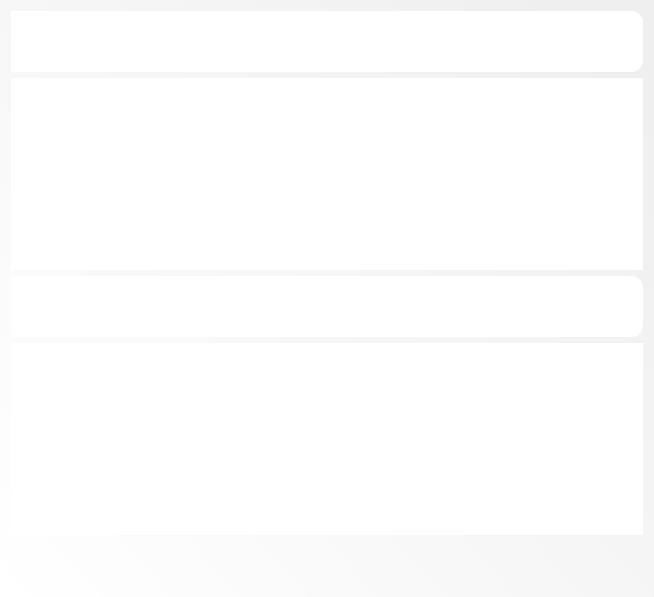
<?xml version="1.0" encoding="UTF-8"?>
<ui version="4.0">
 <class>main_screen</class>
 <widget class="QWidget" name="main_screen">
  <property name="geometry">
   <rect>
    <x>0</x>
    <y>0</y>
    <width>654</width>
    <height>597</height>
   </rect>
  </property>
  <property name="windowTitle">
   <string>Form</string>
  </property>
  <property name="styleSheet">
   <string notr="true">QWidget#main_screen{
	background-color: qlineargradient(spread:pad, x1:0, y1:1, x2:1, y2:0.176, stop:0 rgba(255, 255, 255, 255), stop:1 rgba(239, 239, 239, 255));

}</string>
  </property>
  <layout class="QGridLayout" name="gridLayout_2">
   <item row="2" column="0">
    <widget class="QWidget" name="panel1_2" native="true">
     <property name="sizePolicy">
      <sizepolicy hsizetype="Expanding" vsizetype="Fixed">
       <horstretch>0</horstretch>
       <verstretch>0</verstretch>
      </sizepolicy>
     </property>
     <property name="minimumSize">
      <size>
       <width>0</width>
       <height>61</height>
      </size>
     </property>
     <property name="maximumSize">
      <size>
       <width>16777215</width>
       <height>61</height>
      </size>
     </property>
     <property name="styleSheet">
      <string notr="true">background-color: rgb(255, 255, 255);
border-radius: 12px;
</string>
     </property>
     <layout class="QVBoxLayout" name="verticalLayout_3">
      <property name="leftMargin">
       <number>0</number>
      </property>
      <property name="topMargin">
       <number>0</number>
      </property>
      <property name="rightMargin">
       <number>0</number>
      </property>
      <property name="bottomMargin">
       <number>0</number>
      </property>
      <item>
       <widget class="QWidget" name="widget_3" native="true">
        <property name="maximumSize">
         <size>
          <width>201</width>
          <height>61</height>
         </size>
        </property>
        <widget class="QLabel" name="label_8">
         <property name="geometry">
          <rect>
           <x>0</x>
           <y>-10</y>
           <width>76</width>
           <height>76</height>
          </rect>
         </property>
         <property name="sizePolicy">
          <sizepolicy hsizetype="Fixed" vsizetype="Fixed">
           <horstretch>0</horstretch>
           <verstretch>0</verstretch>
          </sizepolicy>
         </property>
         <property name="maximumSize">
          <size>
           <width>200</width>
           <height>200</height>
          </size>
         </property>
         <property name="text">
          <string/>
         </property>
         <property name="pixmap">
          <pixmap resource="icons.qrc">:/res/icon.png</pixmap>
         </property>
         <property name="scaledContents">
          <bool>true</bool>
         </property>
        </widget>
        <widget class="QLabel" name="label_6">
         <property name="geometry">
          <rect>
           <x>15</x>
           <y>8</y>
           <width>42</width>
           <height>42</height>
          </rect>
         </property>
         <property name="sizePolicy">
          <sizepolicy hsizetype="Fixed" vsizetype="Fixed">
           <horstretch>0</horstretch>
           <verstretch>0</verstretch>
          </sizepolicy>
         </property>
         <property name="maximumSize">
          <size>
           <width>42</width>
           <height>42</height>
          </size>
         </property>
         <property name="text">
          <string/>
         </property>
         <property name="pixmap">
          <pixmap resource="icons.qrc">:/res/software-development.png</pixmap>
         </property>
         <property name="scaledContents">
          <bool>true</bool>
         </property>
        </widget>
        <widget class="QLabel" name="label_5">
         <property name="geometry">
          <rect>
           <x>71</x>
           <y>2</y>
           <width>111</width>
           <height>51</height>
          </rect>
         </property>
         <property name="text">
          <string/>
         </property>
         <property name="pixmap">
          <pixmap resource="icons.qrc">:/res/font2.png</pixmap>
         </property>
         <property name="scaledContents">
          <bool>true</bool>
         </property>
        </widget>
       </widget>
      </item>
     </layout>
    </widget>
   </item>
   <item row="3" column="0">
    <widget class="QListWidget" name="listWidget_2">
     <property name="styleSheet">
      <string notr="true">QListWidget{
    show-decoration-selected: 1; /* make the selection span the entire width of the view */
	background-color: rgb(255, 255, 255);
   border: none;
	font: 13pt &quot;Ubuntu Condensed&quot;;

}

QListWidget::item:alternate {
    background: #EEEEEE;
}

QListView::item:selected {
    border: 1px solid #6a6ea9;
}

QListView::item:selected:!active {
	background-color: rgba(89, 89, 89, 120);
}

QListView::item:selected:active {
	background-color: rgba(255, 111, 67, 120);
}

QListView::item:hover {
	background-color: rgba(255, 85, 42, 100);
}</string>
     </property>
    </widget>
   </item>
   <item row="1" column="0">
    <widget class="QListWidget" name="listWidget">
     <property name="styleSheet">
      <string notr="true">QListWidget{
    show-decoration-selected: 1; /* make the selection span the entire width of the view */
	background-color: rgb(255, 255, 255);
   border: none;
	font: 13pt &quot;Ubuntu Condensed&quot;;

}

QListWidget::item:alternate {
    background: #EEEEEE;
}

QListView::item:selected {
    border: 1px solid #6a6ea9;
}

QListView::item:selected:!active {
	background-color: rgba(89, 89, 89, 120);
}

QListView::item:selected:active {
	background-color: rgba(255, 111, 67, 120);
}

QListView::item:hover {
	background-color: rgba(255, 85, 42, 100);
}</string>
     </property>
    </widget>
   </item>
   <item row="4" column="0">
    <spacer name="verticalSpacer">
     <property name="orientation">
      <enum>Qt::Vertical</enum>
     </property>
     <property name="sizeType">
      <enum>QSizePolicy::Expanding</enum>
     </property>
     <property name="sizeHint" stdset="0">
      <size>
       <width>20</width>
       <height>40</height>
      </size>
     </property>
    </spacer>
   </item>
   <item row="0" column="0">
    <widget class="QWidget" name="panel1" native="true">
     <property name="sizePolicy">
      <sizepolicy hsizetype="Expanding" vsizetype="Fixed">
       <horstretch>0</horstretch>
       <verstretch>0</verstretch>
      </sizepolicy>
     </property>
     <property name="minimumSize">
      <size>
       <width>0</width>
       <height>61</height>
      </size>
     </property>
     <property name="maximumSize">
      <size>
       <width>16777215</width>
       <height>61</height>
      </size>
     </property>
     <property name="styleSheet">
      <string notr="true">background-color: rgb(255, 255, 255);
border-radius: 12px;
</string>
     </property>
     <layout class="QHBoxLayout" name="horizontalLayout_2">
      <property name="spacing">
       <number>0</number>
      </property>
      <property name="leftMargin">
       <number>0</number>
      </property>
      <property name="topMargin">
       <number>0</number>
      </property>
      <property name="rightMargin">
       <number>0</number>
      </property>
      <property name="bottomMargin">
       <number>0</number>
      </property>
      <item>
       <widget class="QWidget" name="widget" native="true">
        <property name="sizePolicy">
         <sizepolicy hsizetype="Fixed" vsizetype="Fixed">
          <horstretch>0</horstretch>
          <verstretch>0</verstretch>
         </sizepolicy>
        </property>
        <property name="minimumSize">
         <size>
          <width>181</width>
          <height>61</height>
         </size>
        </property>
        <property name="maximumSize">
         <size>
          <width>181</width>
          <height>61</height>
         </size>
        </property>
        <widget class="QLabel" name="label_3">
         <property name="geometry">
          <rect>
           <x>65</x>
           <y>1</y>
           <width>111</width>
           <height>61</height>
          </rect>
         </property>
         <property name="maximumSize">
          <size>
           <width>111</width>
           <height>61</height>
          </size>
         </property>
         <property name="text">
          <string/>
         </property>
         <property name="pixmap">
          <pixmap resource="icons.qrc">:/res/projectf.png</pixmap>
         </property>
         <property name="scaledContents">
          <bool>true</bool>
         </property>
        </widget>
        <widget class="QLabel" name="label">
         <property name="geometry">
          <rect>
           <x>10</x>
           <y>8</y>
           <width>42</width>
           <height>42</height>
          </rect>
         </property>
         <property name="sizePolicy">
          <sizepolicy hsizetype="Fixed" vsizetype="Fixed">
           <horstretch>0</horstretch>
           <verstretch>0</verstretch>
          </sizepolicy>
         </property>
         <property name="maximumSize">
          <size>
           <width>42</width>
           <height>42</height>
          </size>
         </property>
         <property name="text">
          <string/>
         </property>
         <property name="pixmap">
          <pixmap resource="icons.qrc">:/icons/images/logo.png</pixmap>
         </property>
         <property name="scaledContents">
          <bool>true</bool>
         </property>
        </widget>
        <widget class="QLabel" name="label_4">
         <property name="geometry">
          <rect>
           <x>-5</x>
           <y>-10</y>
           <width>76</width>
           <height>76</height>
          </rect>
         </property>
         <property name="sizePolicy">
          <sizepolicy hsizetype="Fixed" vsizetype="Fixed">
           <horstretch>0</horstretch>
           <verstretch>0</verstretch>
          </sizepolicy>
         </property>
         <property name="maximumSize">
          <size>
           <width>76</width>
           <height>76</height>
          </size>
         </property>
         <property name="text">
          <string/>
         </property>
         <property name="pixmap">
          <pixmap resource="icons.qrc">:/res/icon.png</pixmap>
         </property>
         <property name="scaledContents">
          <bool>true</bool>
         </property>
        </widget>
        <zorder>label_4</zorder>
        <zorder>label</zorder>
        <zorder>label_3</zorder>
       </widget>
      </item>
      <item>
       <spacer name="horizontalSpacer_2">
        <property name="orientation">
         <enum>Qt::Horizontal</enum>
        </property>
        <property name="sizeType">
         <enum>QSizePolicy::Expanding</enum>
        </property>
        <property name="sizeHint" stdset="0">
         <size>
          <width>40</width>
          <height>20</height>
         </size>
        </property>
       </spacer>
      </item>
      <item>
       <widget class="QWidget" name="widget_2" native="true">
        <property name="sizePolicy">
         <sizepolicy hsizetype="Fixed" vsizetype="Fixed">
          <horstretch>0</horstretch>
          <verstretch>0</verstretch>
         </sizepolicy>
        </property>
        <property name="minimumSize">
         <size>
          <width>141</width>
          <height>61</height>
         </size>
        </property>
        <property name="maximumSize">
         <size>
          <width>141</width>
          <height>61</height>
         </size>
        </property>
        <widget class="QPushButton" name="pushButton">
         <property name="geometry">
          <rect>
           <x>70</x>
           <y>0</y>
           <width>61</width>
           <height>61</height>
          </rect>
         </property>
         <property name="maximumSize">
          <size>
           <width>61</width>
           <height>16777215</height>
          </size>
         </property>
         <property name="styleSheet">
          <string notr="true">QPushButton{
image: url(:/res/add.png);
}
QPushButton::pressed{
image: url(:/res/pressed.png);
}</string>
         </property>
         <property name="text">
          <string/>
         </property>
         <property name="default">
          <bool>false</bool>
         </property>
         <property name="flat">
          <bool>false</bool>
         </property>
        </widget>
        <widget class="QPushButton" name="pushButton_2">
         <property name="geometry">
          <rect>
           <x>26</x>
           <y>15</y>
           <width>31</width>
           <height>31</height>
          </rect>
         </property>
         <property name="maximumSize">
          <size>
           <width>31</width>
           <height>31</height>
          </size>
         </property>
         <property name="styleSheet">
          <string notr="true">QPushButton{
image: url(:/res/open-folder.png);
}
QPushButton::pressed{
image: url(:/res/open-folder.png);
}</string>
         </property>
         <property name="text">
          <string/>
         </property>
        </widget>
        <widget class="QLabel" name="label_7">
         <property name="geometry">
          <rect>
           <x>10</x>
           <y>0</y>
           <width>61</width>
           <height>61</height>
          </rect>
         </property>
         <property name="sizePolicy">
          <sizepolicy hsizetype="Fixed" vsizetype="Fixed">
           <horstretch>0</horstretch>
           <verstretch>0</verstretch>
          </sizepolicy>
         </property>
         <property name="maximumSize">
          <size>
           <width>61</width>
           <height>61</height>
          </size>
         </property>
         <property name="text">
          <string/>
         </property>
         <property name="pixmap">
          <pixmap resource="icons.qrc">:/res/role.png</pixmap>
         </property>
         <property name="scaledContents">
          <bool>true</bool>
         </property>
        </widget>
        <zorder>pushButton</zorder>
        <zorder>label_7</zorder>
        <zorder>pushButton_2</zorder>
       </widget>
      </item>
     </layout>
    </widget>
   </item>
  </layout>
 </widget>
 <resources>
  <include location="icons.qrc"/>
 </resources>
 <connections/>
</ui>
